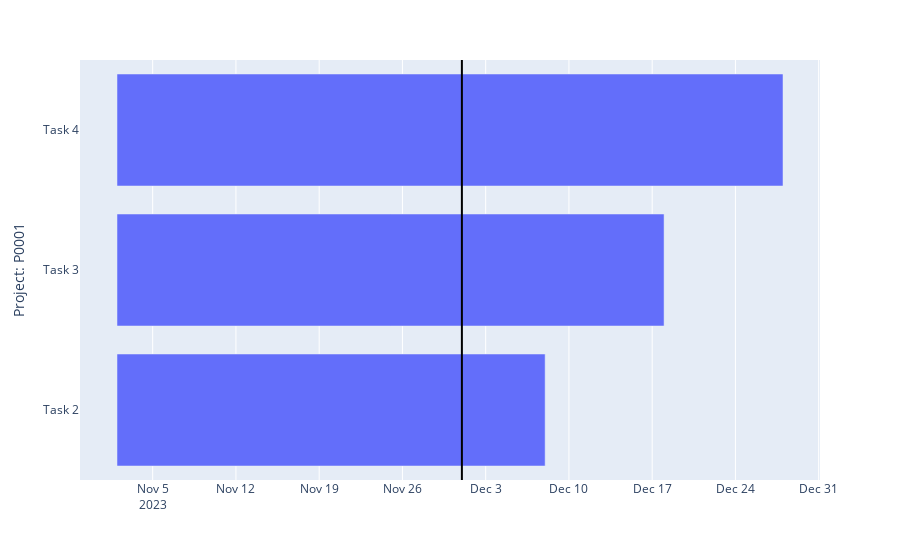

Write notebook code for a chart like this one.
### Code cell
# Create a Gantt chart
fig = px.timeline(data, x_start="Start", x_end="Finish", y="Task", hover_data={"Priority": True}, labels={"Task": f"Project: {project_id_input}"})

# Current date
current_date = datetime.datetime.now().strftime('%Y-%m-%d')

# Add a vertical line for the current date
fig.update_layout(shapes=[
    dict(
        type="line",
        x0=current_date,
        x1=current_date,
        y0=0,
        y1=1,
        yref="paper",
        line=dict(color="black", width=2),
    )
])

# Show the Gantt chart
fig.show()

### Figure 1 — Plotly figure (JSON) as saved in the notebook; plotly's stock layout.template omitted (floating-point values rounded to 4 significant figures)
{"data": [{"alignmentgroup": "True", "base": ["2023-11-02", "2023-11-02", "2023-11-02"], "customdata": [["Medium"], ["Medium"], ["Medium"]], "hovertemplate": "Start=%{base}<br>Finish=%{x}<br>Project: P0001=%{y}<br>Priority=%{customdata[0]}<extra></extra>", "legendgroup": "", "marker": {"color": "#636efa", "pattern": {"shape": ""}}, "name": "", "offsetgroup": "", "orientation": "h", "showlegend": false, "textposition": "auto", "type": "bar", "x": [3110400000, 3974400000, 4838400000], "xaxis": "x", "y": ["Task 2", "Task 3", "Task 4"], "yaxis": "y"}], "layout": {"barmode": "overlay", "legend": {"tracegroupgap": 0}, "margin": {"t": 60}, "shapes": [{"line": {"color": "black", "width": 2}, "type": "line", "x0": "2023-12-01", "x1": "2023-12-01", "y0": 0, "y1": 1, "yref": "paper"}], "xaxis": {"anchor": "y", "domain": [0, 1], "type": "date"}, "yaxis": {"anchor": "x", "domain": [0, 1], "title": {"text": "Project: P0001"}}}}
